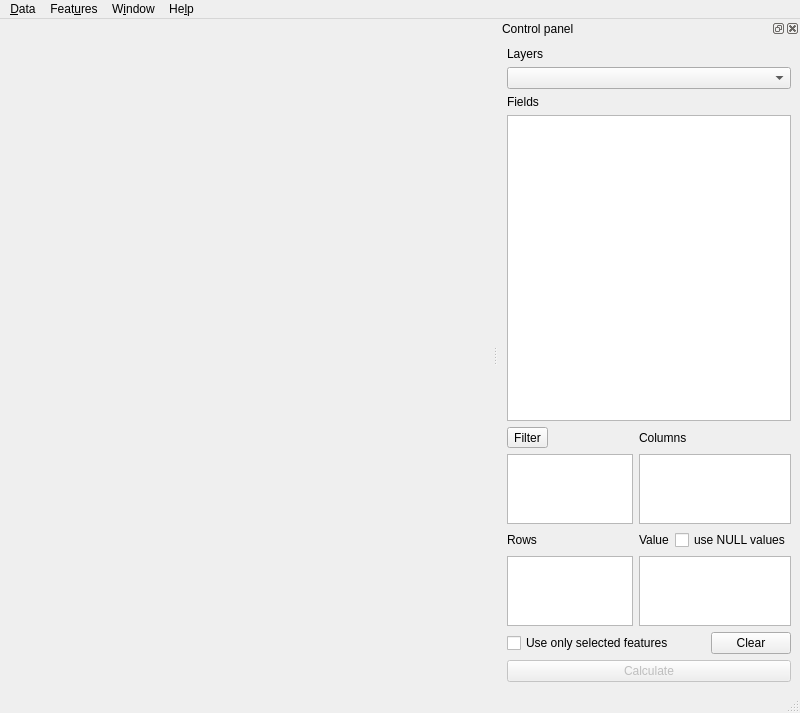
<?xml version="1.0" encoding="UTF-8"?>
<ui version="4.0">
 <class>GroupStatsDialog</class>
 <widget class="QMainWindow" name="GroupStatsDialog">
  <property name="geometry">
   <rect>
    <x>0</x>
    <y>0</y>
    <width>800</width>
    <height>713</height>
   </rect>
  </property>
  <property name="windowTitle">
   <string>Group Stats</string>
  </property>
  <widget class="QWidget" name="centralwidget">
   <layout class="QHBoxLayout" name="horizontalLayout"/>
  </widget>
  <widget class="QMenuBar" name="menubar">
   <property name="geometry">
    <rect>
     <x>0</x>
     <y>0</y>
     <width>800</width>
     <height>23</height>
    </rect>
   </property>
   <widget class="QMenu" name="menuData">
    <property name="title">
     <string>&amp;Data</string>
    </property>
    <addaction name="actionCopy"/>
    <addaction name="actionCopySelected"/>
    <addaction name="actionSaveCSV"/>
    <addaction name="actionSaveCSVSelected"/>
   </widget>
   <widget class="QMenu" name="menuView">
    <property name="title">
     <string>W&amp;indow</string>
    </property>
    <addaction name="actionShowPanel"/>
   </widget>
   <widget class="QMenu" name="menuHelp">
    <property name="title">
     <string>He&amp;lp</string>
    </property>
    <addaction name="actionTutorial"/>
   </widget>
   <widget class="QMenu" name="menuFeatures">
    <property name="title">
     <string>Feat&amp;ures</string>
    </property>
    <addaction name="actionShowOnMap"/>
    <addaction name="actionLinkSelectedObjects"/>
   </widget>
   <addaction name="menuData"/>
   <addaction name="menuFeatures"/>
   <addaction name="menuView"/>
   <addaction name="menuHelp"/>
  </widget>
  <widget class="QStatusBar" name="statusbar"/>
  <widget class="QDockWidget" name="controlPanel">
   <property name="enabled">
    <bool>true</bool>
   </property>
   <property name="sizePolicy">
    <sizepolicy hsizetype="Preferred" vsizetype="Preferred">
     <horstretch>0</horstretch>
     <verstretch>0</verstretch>
    </sizepolicy>
   </property>
   <property name="minimumSize">
    <size>
     <width>302</width>
     <height>660</height>
    </size>
   </property>
   <property name="accessibleName">
    <string/>
   </property>
   <property name="windowTitle">
    <string>Control panel</string>
   </property>
   <attribute name="dockWidgetArea">
    <number>2</number>
   </attribute>
   <widget class="QWidget" name="dockWidgetContents">
    <layout class="QVBoxLayout" name="verticalLayout_2">
     <item>
      <layout class="QVBoxLayout" name="verticalLayout" stretch="0,0,0,2,1">
       <item>
        <widget class="QLabel" name="label_6">
         <property name="sizePolicy">
          <sizepolicy hsizetype="Minimum" vsizetype="Preferred">
           <horstretch>0</horstretch>
           <verstretch>0</verstretch>
          </sizepolicy>
         </property>
         <property name="text">
          <string>Layers</string>
         </property>
        </widget>
       </item>
       <item>
        <widget class="QComboBox" name="layer">
         <property name="sizePolicy">
          <sizepolicy hsizetype="Minimum" vsizetype="Fixed">
           <horstretch>0</horstretch>
           <verstretch>0</verstretch>
          </sizepolicy>
         </property>
         <property name="toolTip">
          <string>&lt;html&gt;&lt;head/&gt;&lt;body&gt;&lt;p&gt;Select Layer&lt;/p&gt;&lt;/body&gt;&lt;/html&gt;</string>
         </property>
        </widget>
       </item>
       <item>
        <widget class="QLabel" name="label">
         <property name="sizePolicy">
          <sizepolicy hsizetype="Minimum" vsizetype="Preferred">
           <horstretch>0</horstretch>
           <verstretch>0</verstretch>
          </sizepolicy>
         </property>
         <property name="text">
          <string>Fields</string>
         </property>
        </widget>
       </item>
       <item>
        <widget class="QListView" name="listHalf">
         <property name="sizePolicy">
          <sizepolicy hsizetype="Minimum" vsizetype="Minimum">
           <horstretch>0</horstretch>
           <verstretch>0</verstretch>
          </sizepolicy>
         </property>
         <property name="minimumSize">
          <size>
           <width>0</width>
           <height>0</height>
          </size>
         </property>
         <property name="toolTip">
          <string>&lt;!DOCTYPE HTML PUBLIC &quot;-//W3C//DTD HTML 4.0//EN&quot; &quot;http://www.w3.org/TR/REC-html40/strict.dtd&quot;&gt;
&lt;html&gt;&lt;head&gt;&lt;meta name=&quot;qrichtext&quot; content=&quot;1&quot; /&gt;&lt;style type=&quot;text/css&quot;&gt;
p, li { white-space: pre-wrap; }
&lt;/style&gt;&lt;/head&gt;&lt;body style=&quot; font-family:'Noto Sans'; font-size:9pt; font-weight:400; font-style:normal;&quot;&gt;
&lt;p style=&quot; margin-top:0px; margin-bottom:0px; margin-left:0px; margin-right:0px; -qt-block-indent:0; text-indent:0px;&quot;&gt;&lt;span style=&quot; font-family:'Tahoma'; font-size:8.25pt;&quot;&gt;Drag field and drop it into 'Columns', 'Rows' or 'Value' area.&lt;/span&gt;&lt;/p&gt;&lt;/body&gt;&lt;/html&gt;</string>
         </property>
         <property name="dragEnabled">
          <bool>true</bool>
         </property>
         <property name="selectionMode">
          <enum>QAbstractItemView::ExtendedSelection</enum>
         </property>
        </widget>
       </item>
       <item>
        <layout class="QGridLayout" name="gridLayout_2">
         <item row="0" column="1">
          <widget class="QLabel" name="label_3">
           <property name="sizePolicy">
            <sizepolicy hsizetype="Maximum" vsizetype="Preferred">
             <horstretch>0</horstretch>
             <verstretch>0</verstretch>
            </sizepolicy>
           </property>
           <property name="text">
            <string>Columns</string>
           </property>
          </widget>
         </item>
         <item row="1" column="0">
          <widget class="QPlainTextEdit" name="_filter">
           <property name="sizePolicy">
            <sizepolicy hsizetype="Maximum" vsizetype="Maximum">
             <horstretch>0</horstretch>
             <verstretch>0</verstretch>
            </sizepolicy>
           </property>
           <property name="minimumSize">
            <size>
             <width>0</width>
             <height>0</height>
            </size>
           </property>
           <property name="toolTip">
            <string>[Optional] Filter layer</string>
           </property>
           <property name="documentTitle">
            <string notr="true"/>
           </property>
           <property name="readOnly">
            <bool>false</bool>
           </property>
           <property name="plainText">
            <string notr="true"/>
           </property>
           <property name="textInteractionFlags">
            <set>Qt::TextEditorInteraction</set>
           </property>
          </widget>
         </item>
         <item row="2" column="1">
          <layout class="QHBoxLayout" name="horizontalLayout_4">
           <item>
            <widget class="QLabel" name="label_5">
             <property name="sizePolicy">
              <sizepolicy hsizetype="Minimum" vsizetype="Preferred">
               <horstretch>0</horstretch>
               <verstretch>0</verstretch>
              </sizepolicy>
             </property>
             <property name="text">
              <string>Value</string>
             </property>
            </widget>
           </item>
           <item>
            <widget class="QCheckBox" name="useNULL">
             <property name="sizePolicy">
              <sizepolicy hsizetype="Maximum" vsizetype="Preferred">
               <horstretch>0</horstretch>
               <verstretch>0</verstretch>
              </sizepolicy>
             </property>
             <property name="toolTip">
              <string>&lt;!DOCTYPE HTML PUBLIC &quot;-//W3C//DTD HTML 4.0//EN&quot; &quot;http://www.w3.org/TR/REC-html40/strict.dtd&quot;&gt;
&lt;html&gt;&lt;head&gt;&lt;meta name=&quot;qrichtext&quot; content=&quot;1&quot; /&gt;&lt;style type=&quot;text/css&quot;&gt;
p, li { white-space: pre-wrap; }
&lt;/style&gt;&lt;/head&gt;&lt;body style=&quot; font-family:'MS Shell Dlg 2'; font-size:8.25pt; font-weight:400; font-style:normal;&quot;&gt;
&lt;p style=&quot; margin-top:0px; margin-bottom:0px; margin-left:0px; margin-right:0px; -qt-block-indent:0; text-indent:0px;&quot;&gt;&lt;span style=&quot; font-size:8pt;&quot;&gt;If checked, records with NULL values are used to calculate (regard them as 0).&lt;/span&gt;&lt;/p&gt;
&lt;p style=&quot;-qt-paragraph-type:empty; margin-top:0px; margin-bottom:0px; margin-left:0px; margin-right:0px; -qt-block-indent:0; text-indent:0px; font-size:8pt;&quot;&gt;&lt;/p&gt;&lt;/body&gt;&lt;/html&gt;</string>
             </property>
             <property name="text">
              <string>use NULL values</string>
             </property>
             <property name="checked">
              <bool>false</bool>
             </property>
            </widget>
           </item>
          </layout>
         </item>
         <item row="0" column="0">
          <widget class="QToolButton" name="filterButton">
           <property name="sizePolicy">
            <sizepolicy hsizetype="Maximum" vsizetype="Fixed">
             <horstretch>0</horstretch>
             <verstretch>0</verstretch>
            </sizepolicy>
           </property>
           <property name="text">
            <string>Filter</string>
           </property>
          </widget>
         </item>
         <item row="3" column="1">
          <widget class="QListView" name="values">
           <property name="sizePolicy">
            <sizepolicy hsizetype="Maximum" vsizetype="Maximum">
             <horstretch>0</horstretch>
             <verstretch>0</verstretch>
            </sizepolicy>
           </property>
           <property name="minimumSize">
            <size>
             <width>0</width>
             <height>0</height>
            </size>
           </property>
           <property name="acceptDrops">
            <bool>false</bool>
           </property>
           <property name="toolTip">
            <string>&lt;!DOCTYPE HTML PUBLIC &quot;-//W3C//DTD HTML 4.0//EN&quot; &quot;http://www.w3.org/TR/REC-html40/strict.dtd&quot;&gt;
&lt;html&gt;&lt;head&gt;&lt;meta name=&quot;qrichtext&quot; content=&quot;1&quot; /&gt;&lt;style type=&quot;text/css&quot;&gt;
p, li { white-space: pre-wrap; }
&lt;/style&gt;&lt;/head&gt;&lt;body style=&quot; font-family:'Noto Sans'; font-size:9pt; font-weight:400; font-style:normal;&quot;&gt;
&lt;p style=&quot; margin-top:0px; margin-bottom:0px; margin-left:0px; margin-right:0px; -qt-block-indent:0; text-indent:0px;&quot;&gt;&lt;span style=&quot; font-family:'Tahoma'; font-size:8.25pt;&quot;&gt;[Mandatory] &lt;/span&gt;&lt;/p&gt;
&lt;p style=&quot; margin-top:0px; margin-bottom:0px; margin-left:0px; margin-right:0px; -qt-block-indent:0; text-indent:0px;&quot;&gt;&lt;span style=&quot; font-family:'Tahoma'; font-size:8.25pt;&quot;&gt;1) Drop numerical attribute or geometry for calculations. &lt;/span&gt;&lt;/p&gt;
&lt;p style=&quot; margin-top:0px; margin-bottom:0px; margin-left:0px; margin-right:0px; -qt-block-indent:0; text-indent:0px;&quot;&gt;&lt;span style=&quot; font-family:'Tahoma'; font-size:8.25pt;&quot;&gt;2) Drop function.&lt;/span&gt;&lt;/p&gt;&lt;/body&gt;&lt;/html&gt;</string>
           </property>
           <property name="toolTipDuration">
            <number>-1</number>
           </property>
           <property name="whatsThis">
            <string/>
           </property>
           <property name="accessibleDescription">
            <string/>
           </property>
           <property name="autoFillBackground">
            <bool>false</bool>
           </property>
           <property name="styleSheet">
            <string notr="true"/>
           </property>
           <property name="inputMethodHints">
            <set>Qt::ImhNone</set>
           </property>
           <property name="showDropIndicator" stdset="0">
            <bool>true</bool>
           </property>
           <property name="dragEnabled">
            <bool>true</bool>
           </property>
           <property name="selectionMode">
            <enum>QAbstractItemView::ExtendedSelection</enum>
           </property>
           <property name="isWrapping" stdset="0">
            <bool>false</bool>
           </property>
          </widget>
         </item>
         <item row="1" column="1">
          <widget class="QListView" name="columns">
           <property name="sizePolicy">
            <sizepolicy hsizetype="Maximum" vsizetype="Maximum">
             <horstretch>0</horstretch>
             <verstretch>0</verstretch>
            </sizepolicy>
           </property>
           <property name="minimumSize">
            <size>
             <width>0</width>
             <height>0</height>
            </size>
           </property>
           <property name="toolTip">
            <string>&lt;!DOCTYPE HTML PUBLIC &quot;-//W3C//DTD HTML 4.0//EN&quot; &quot;http://www.w3.org/TR/REC-html40/strict.dtd&quot;&gt;
&lt;html&gt;&lt;head&gt;&lt;meta name=&quot;qrichtext&quot; content=&quot;1&quot; /&gt;&lt;style type=&quot;text/css&quot;&gt;
p, li { white-space: pre-wrap; }
&lt;/style&gt;&lt;/head&gt;&lt;body style=&quot; font-family:'Tahoma'; font-size:8.25pt; font-weight:400; font-style:normal;&quot;&gt;
&lt;p style=&quot; margin-top:0px; margin-bottom:0px; margin-left:0px; margin-right:0px; -qt-block-indent:0; text-indent:0px;&quot;&gt;&lt;span style=&quot; font-size:8pt;&quot;&gt;Drop attributes or/and functions for columns.&lt;/span&gt;&lt;/p&gt;&lt;/body&gt;&lt;/html&gt;</string>
           </property>
           <property name="dragEnabled">
            <bool>true</bool>
           </property>
           <property name="selectionMode">
            <enum>QAbstractItemView::ExtendedSelection</enum>
           </property>
          </widget>
         </item>
         <item row="2" column="0">
          <widget class="QLabel" name="label_4">
           <property name="sizePolicy">
            <sizepolicy hsizetype="Maximum" vsizetype="Preferred">
             <horstretch>0</horstretch>
             <verstretch>0</verstretch>
            </sizepolicy>
           </property>
           <property name="text">
            <string>Rows</string>
           </property>
          </widget>
         </item>
         <item row="3" column="0">
          <widget class="QListView" name="rows">
           <property name="sizePolicy">
            <sizepolicy hsizetype="Maximum" vsizetype="Maximum">
             <horstretch>0</horstretch>
             <verstretch>0</verstretch>
            </sizepolicy>
           </property>
           <property name="minimumSize">
            <size>
             <width>0</width>
             <height>0</height>
            </size>
           </property>
           <property name="toolTip">
            <string>&lt;!DOCTYPE HTML PUBLIC &quot;-//W3C//DTD HTML 4.0//EN&quot; &quot;http://www.w3.org/TR/REC-html40/strict.dtd&quot;&gt;
&lt;html&gt;&lt;head&gt;&lt;meta name=&quot;qrichtext&quot; content=&quot;1&quot; /&gt;&lt;style type=&quot;text/css&quot;&gt;
p, li { white-space: pre-wrap; }
&lt;/style&gt;&lt;/head&gt;&lt;body style=&quot; font-family:'Tahoma'; font-size:8.25pt; font-weight:400; font-style:normal;&quot;&gt;
&lt;p style=&quot; margin-top:0px; margin-bottom:0px; margin-left:0px; margin-right:0px; -qt-block-indent:0; text-indent:0px;&quot;&gt;&lt;span style=&quot; font-size:8pt;&quot;&gt;Drop attributes or/and functions for rows.&lt;/span&gt;&lt;/p&gt;&lt;/body&gt;&lt;/html&gt;</string>
           </property>
           <property name="dragEnabled">
            <bool>true</bool>
           </property>
           <property name="selectionMode">
            <enum>QAbstractItemView::ExtendedSelection</enum>
           </property>
          </widget>
         </item>
        </layout>
       </item>
      </layout>
     </item>
     <item>
      <layout class="QHBoxLayout" name="horizontalLayout_2">
       <item>
        <widget class="QCheckBox" name="onlySelected">
         <property name="enabled">
          <bool>true</bool>
         </property>
         <property name="sizePolicy">
          <sizepolicy hsizetype="Maximum" vsizetype="Fixed">
           <horstretch>0</horstretch>
           <verstretch>0</verstretch>
          </sizepolicy>
         </property>
         <property name="text">
          <string>Use only selected features</string>
         </property>
        </widget>
       </item>
       <item>
        <spacer name="horizontalSpacer">
         <property name="orientation">
          <enum>Qt::Horizontal</enum>
         </property>
         <property name="sizeType">
          <enum>QSizePolicy::Expanding</enum>
         </property>
         <property name="sizeHint" stdset="0">
          <size>
           <width>0</width>
           <height>20</height>
          </size>
         </property>
        </spacer>
       </item>
       <item>
        <widget class="QPushButton" name="clear">
         <property name="sizePolicy">
          <sizepolicy hsizetype="Maximum" vsizetype="Fixed">
           <horstretch>0</horstretch>
           <verstretch>0</verstretch>
          </sizepolicy>
         </property>
         <property name="text">
          <string>Clear</string>
         </property>
        </widget>
       </item>
      </layout>
     </item>
     <item>
      <widget class="QPushButton" name="calculate">
       <property name="enabled">
        <bool>false</bool>
       </property>
       <property name="sizePolicy">
        <sizepolicy hsizetype="Minimum" vsizetype="Fixed">
         <horstretch>0</horstretch>
         <verstretch>0</verstretch>
        </sizepolicy>
       </property>
       <property name="toolTip">
        <string>&lt;html&gt;&lt;head/&gt;&lt;body&gt;&lt;p&gt;Fill Value box to enable computation&lt;/p&gt;&lt;/body&gt;&lt;/html&gt;</string>
       </property>
       <property name="statusTip">
        <string/>
       </property>
       <property name="text">
        <string>Calculate</string>
       </property>
      </widget>
     </item>
    </layout>
   </widget>
  </widget>
  <action name="actionCopy">
   <property name="text">
    <string>&amp;Copy all to clipboard</string>
   </property>
  </action>
  <action name="actionSaveCSV">
   <property name="enabled">
    <bool>true</bool>
   </property>
   <property name="text">
    <string>&amp;Save all to CSV file</string>
   </property>
  </action>
  <action name="actionShowPanel">
   <property name="text">
    <string>&amp;Show Control panel</string>
   </property>
  </action>
  <action name="actionCopySelected">
   <property name="enabled">
    <bool>true</bool>
   </property>
   <property name="text">
    <string>Copy selected &amp;to clipboard</string>
   </property>
  </action>
  <action name="actionSaveCSVSelected">
   <property name="enabled">
    <bool>true</bool>
   </property>
   <property name="text">
    <string>Save selected to CSV &amp;file</string>
   </property>
  </action>
  <action name="actionShowOnMap">
   <property name="enabled">
    <bool>true</bool>
   </property>
   <property name="text">
    <string>&amp;Show selected on map</string>
   </property>
  </action>
  <action name="actionTutorial">
   <property name="text">
    <string>&amp;Tutorial</string>
   </property>
  </action>
  <action name="actionLinkSelectedObjects">
   <property name="enabled">
    <bool>false</bool>
   </property>
   <property name="text">
    <string>&amp;Join selected features</string>
   </property>
  </action>
 </widget>
 <resources/>
 <connections/>
</ui>
